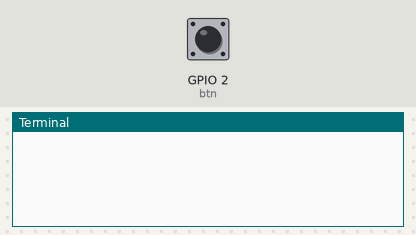
Bench run of a program on a simulated Raspberry Pi (BCM pin numbers). Shown: the last lines printed to the terminal. The inputs (shaded band) are chosen by the test bench; at power-on: GPIO 2 (btn) HIGH. Web requests get an empty 200 reply after 0.4 s.

Above: at 1.2 s.
1.3 s: GPIO 2 (btn) pulled LOW for 0.15 s
At 2.9 s:
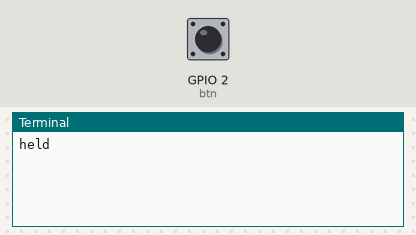
At 4.8 s:
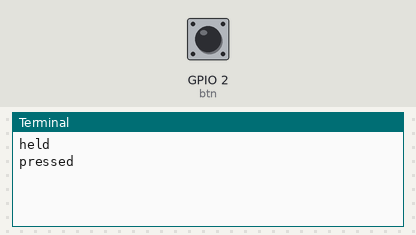

Measured:
- after the input at 1.3 s, the terminal: prints a new line after 0.60 s (image 1)

The program:

snooze-button.py
```python
from signal import pause
from time import sleep

import requests
from gpiozero import Button

# from src import settings

# ROOT_URL = settings.HOST_URL
THRESHOLD = 0.6 # seconds
GPIO_PIN = 2

def pressed(btn):
    sleep(3)
    if btn.is_pressed == False:
        print("pressed")
        requests.patch('http://192.168.0.105:5001/v1/alarm/1?snooze=true')

def held(btn):
    print("held")
    requests.patch('http://192.168.0.105:5001/v1/alarm/1?reset=true')

btn = Button(GPIO_PIN)
btn.hold_time = THRESHOLD

btn.when_pressed = pressed
btn.when_held = held
pause()

# while True:
#     time.sleep(0.2)

#     if GPIO.input(gpio_pin) == False: # Listen for the press, the loop until it steps
#         print "Started press"
#         pressed_time=time.time()
#         while GPIO.input(gpio_pin) == False:
#             time.sleep(0.2)

#         pressed_time=time.time()-pressed_time
#         print "Button pressed %d, POSTing to nightlight server" % pressed_time
#         if pressed_time<longpress_threshold:
#             data = dict(light=2, cmd="toggle-with-timer")
#         else:
#             data = dict(light=2, cmd="toggle-keep-on")

#         r = requests.post(url, data=data, allow_redirects=True)
#         print r.content
```
